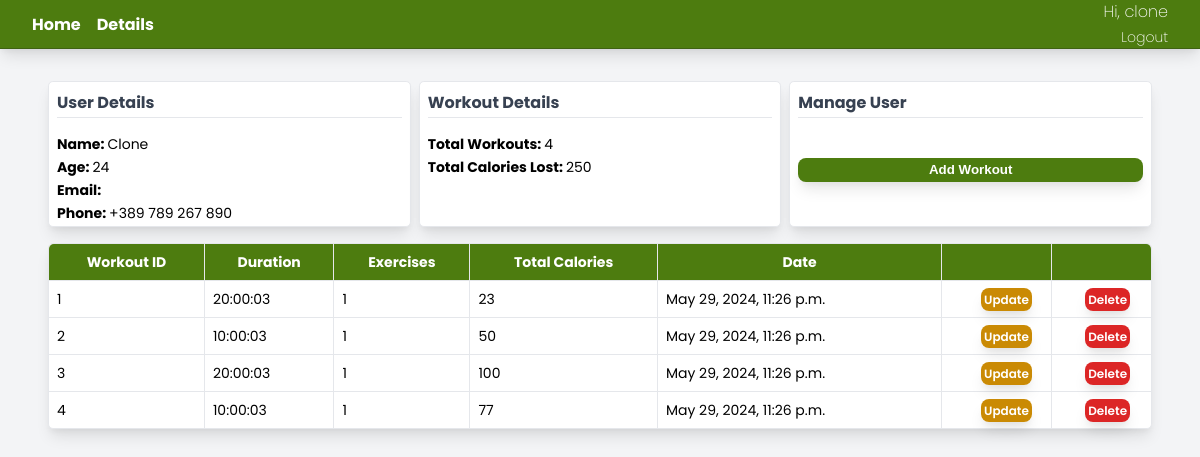
/users/2/ (signed in), run on the app's committed database.
### tracker/models.py (models this page shows, shortened)
class UserProfile(models.Model):
    user = models.OneToOneField(AuthUser, null=True, on_delete=models.CASCADE)
    name = models.CharField(max_length=200, null=True)
    age = models.IntegerField(null=True)
    phone = models.CharField(max_length=200, null=True)
    date_created = models.DateTimeField(auto_now_add=True, null=True)

### tracker/views.py (the view)
# urls.py: path('users/<str:id>/', views.user_details, name='user_details'),
@login_required(login_url='login')
def user_details(request, id):
    try:
        user_profile = UserProfile.objects.get(id=id)
    except UserProfile.DoesNotExist:
        return HttpResponse("User profile does not exist.", status=404)
    if request.user != user_profile.user and not request.user.groups.filter(name='admin').exists():
        return HttpResponse("You are not authorized to view this page.")
    workouts = Workout.objects.filter(user=user_profile)
    total_workouts = workouts.count()
    total_calories = 0
    for workout in workouts:
        total_calories += WorkoutDetail.objects.filter(workout=workout).aggregate(Sum('calories_burned'))[
                              'calories_burned__sum'] or 0
    all_workout_details = workouts.annotate(
        total_duration=Sum('workoutdetail__duration'),
        total_exercises=Count('workoutdetail__exercise', distinct=True),
        total_calories=Sum('workoutdetail__calories_burned')
    ).values(
        'id', 'start_time', 'total_duration', 'total_exercises', 'total_calories'
    )
    return render(request, 'tracker/user_details.html', {
        'user': user_profile, 'workouts': workouts, 'total_calories': total_calories,
        "total_workouts": total_workouts, 'all_workout_details': all_workout_details
    })

### tracker/templates/tracker/user_details.html (shortened to what this page needs)
{% extends 'tracker/base.html' %}
{% block content %}
<div class="stats-container" style="margin-top: 2rem">
    <div class="stats-card-container">
        <div class="stats-card">
            <span class="stats-card-title">User Details</span>
            <div class="stats-card-layout">
                <div>
                    <span style="font-weight: bold">Name: </span>
                    <span>{{ user.name }}</span>
                </div>
                <div>
                    <span style="font-weight: bold">Age: </span>
                    <span>{{ user.age }}</span>
                </div>
                <div>
                    <span style="font-weight: bold">Email: </span>
                </div>
                <div>
                    <span style="font-weight: bold">Phone: </span>
                    <span>{{ user.phone }}</span>
                </div>
            </div>
        </div>
        <div class="stats-card">
            <span class="stats-card-title">Workout Details</span>
            <div class="stats-card-layout">
                <div>
                    <span style="font-weight: bold">Total Workouts: </span>
                    <span>{{ total_workouts }}</span>
                </div>
                <div>
                    <span style="font-weight: bold">Total Calories Lost: </span>
                    <span>{{ total_calories }}</span>
                </div>
            </div>
        </div>
        <div class="stats-card">
            <span class="stats-card-title">Manage User</span>
            <div class="stats-card-layout" style="margin-top: 1.5rem">
                <a href="{% url 'create_workout' user.id %}">
                    <button class="stats-card-layout-workout-button">
                        Add Workout
                    </button>
                </a>
            </div>
        </div>
    </div>
    <table class="stats-table">
        <thead class="stats-header">
        <tr>
            <th class="table-cell">Workout ID</th>
            <th class="table-cell">Duration</th>
            <th class="table-cell">Exercises</th>
            <th class="table-cell">Total Calories</th>
            <th class="table-cell">Date</th>
            <th class="table-cell"></th>
            <th class="table-cell"></th>
        </tr>
        </thead>
        <tbody>
        {% for workout in all_workout_details %}
        <tr>
            <td class="table-cell">{{ workout.id }}</td>
            <td class="table-cell">{{ workout.total_duration }}</td>
            <td class="table-cell">{{ workout.total_exercises }}</td>
            <td class="table-cell">{{ workout.total_calories }}</td>
            <td class="table-cell">{{ workout.start_time }}</td>
            <td class="table-cell"><a
                    class="stats-card-layout-update-button"
                    style="text-decoration: none; padding: 0.2rem; font-size: 0.75rem; line-height: 1rem; margin-left: 33%"
                    href="{% url 'update_workout' workout.id %}">Update</a>
            </td>
            <td class="table-cell"><a
                    class="stats-card-layout-delete-button"
                    style="text-decoration: none; padding: 0.2rem; font-size: 0.75rem; line-height: 1rem; margin-left: 30%"
                    href="{% url 'delete_workout' workout.id %}">Delete</a>
            </td>
        </tr>
        {% endfor %}
        </tbody>
    </table>
</div>
{% endblock %}

### tracker/templates/tracker/navbar.html (shortened to what this page needs)
<div class="navbar">
    <div class="nav-items-container">
        <span><a class="nav-items" style="text-decoration: none;"
                 href="{% url 'home' %}">Home</a></span>
        <span><a class="nav-items" style="text-decoration: none;"
                 href="{% url 'user_details' request.user.id %}">Details</a></span>
    </div>
    <div class="user-details-container">
        <span style="font-weight: 200">Hi, {{ request.user }}</span>
        <span><a class="nav-items"
                 style="text-decoration: none; font-size: 0.875rem; line-height: 1.25rem; font-weight: 200"
                 href="{% url 'logout' %}">Logout</a></span>
    </div>
</div>

### tracker/static/tracker/styles.css (style rules this page uses)
body { padding: 0; margin: 0; font-family: 'Poppins', sans-serif; }
.navbar { display: flex; flex-direction: row; justify-content: space-between; align-items: center; gap: 0.5rem; width: 100%; height: 3rem; border-bottom: 1px solid rgb(63 98 18); background-color: rgb(77 124 15); box-shadow: 0 10px 15px -3px rgba(0, 0, 0, 0.1), 0 4px 6px -2px rgba(0, 0, 0, 0.05); font-weight: 700; color: #ffffff; }
.nav-items-container { display: flex; gap: 1rem; padding: 2rem; }
.user-details-container { display: flex; flex-direction: column; align-items: flex-end; padding: 2rem; }
.nav-items { text-decoration: none !important; border-radius: 0.25rem; cursor: pointer; color: #ffffff; }
.table-cell { border-bottom: 1px solid #E5E7EB; border-right: 1px solid #E5E7EB; padding: 0.5rem; font-size: 0.875rem; line-height: 1.25rem; }
table tr:last-child td { border-bottom: none; }
table tr td:last-child, table tr th:last-child { border-right: none; border-top-right-radius: 0.3rem; }
table tr td:first-child, table tr th:first-child { border-top-left-radius: 0.3rem; }
.stats-container { display: flex; flex-direction: column; gap: 1rem; justify-content: space-between; margin: 3rem; }
.stats-card-container { display: flex; flex-direction: row; gap: 0.5rem; justify-content: space-between; align-items: center; }
.stats-card { display: flex; flex-direction: column; gap: 1rem; align-items: flex-start; width: 100%; height: 8rem; padding: 0.5rem; border-radius: 0.3rem; border: 1px solid #E5E7EB; background-color: white; box-shadow: 0 10px 15px -3px rgba(0, 0, 0, 0.1), 0 4px 6px -2px rgba(0, 0, 0, 0.05); }
.stats-card-title { font-weight: 700; width: 100%; padding-bottom: 0.1rem; border-bottom: 1px solid #E5E7EB; color: #374151; }
.stats-card-layout { display: flex; flex-direction: column; gap: 0.2rem; width: 100%; font-size: 0.875rem; line-height: 1.25rem; }
.stats-card-layout-workout-button { width: 100%; height: 1.5rem; background-color: rgb(77 124 15); border: none; border-radius: 0.5rem; box-shadow: 0 10px 15px -3px rgba(0, 0, 0, 0.1), 0 4px 6px -2px rgba(0, 0, 0, 0.05); font-weight: 600; color: #ffffff; cursor: pointer; }
.stats-card-layout-update-button { width: 100%; height: 1.5rem; background-color: rgb(202 138 4); border: none; border-radius: 0.5rem; box-shadow: 0 10px 15px -3px rgba(0, 0, 0, 0.1), 0 4px 6px -2px rgba(0, 0, 0, 0.05); font-weight: 600; color: #ffffff; cursor: pointer; }
.stats-card-layout-delete-button { width: 100%; height: 1.5rem; background-color: rgb(220 38 38); border: none; border-radius: 0.5rem; font-weight: 600; color: #ffffff; cursor: pointer; box-shadow: 0 10px 15px -3px rgba(0, 0, 0, 0.1), 0 4px 6px -2px rgba(0, 0, 0, 0.05); }
.stats-table { width: 100%; background-color: white; border: 1px solid #E5E7EB; border-radius: 0.3rem; border-spacing: 0; box-shadow: 0 10px 15px -3px rgba(0, 0, 0, 0.1), 0 4px 6px -2px rgba(0, 0, 0, 0.05); overflow-y: auto; }
.stats-header { background-color: rgb(77 124 15); color: #ffffff; padding: 0; }

### data on the page
UserProfile: name "Clone", age "24", phone "+389 789 267 890"

### other printed values
{{ request.user }} "clone"
{{ total_workouts }} "4"
{{ total_calories }} "250"
{{ workout.id }} "1" "2" "3" "4"
{{ workout.total_duration }} "20:00:03" "10:00:03" "20:00:03" "10:00:03"
{{ workout.total_exercises }} "1" "1" "1" "1"
{{ workout.total_calories }} "23" "50" "100" "77"
{{ workout.start_time }} "May 29, 2024, 11:26 p.m." "May 29, 2024, 11:26 p.m." "May 29, 2024, 11:26 p.m." "May 29, 2024, 11:26 p.m."
